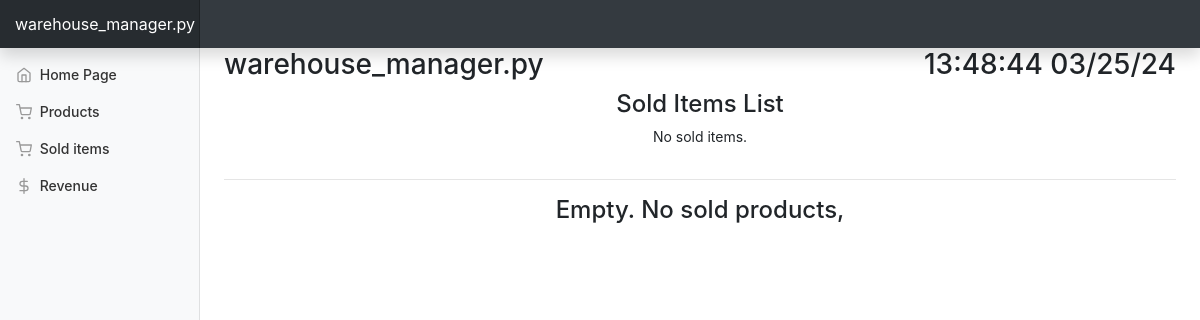
The page /sold on the database as committed earlier.
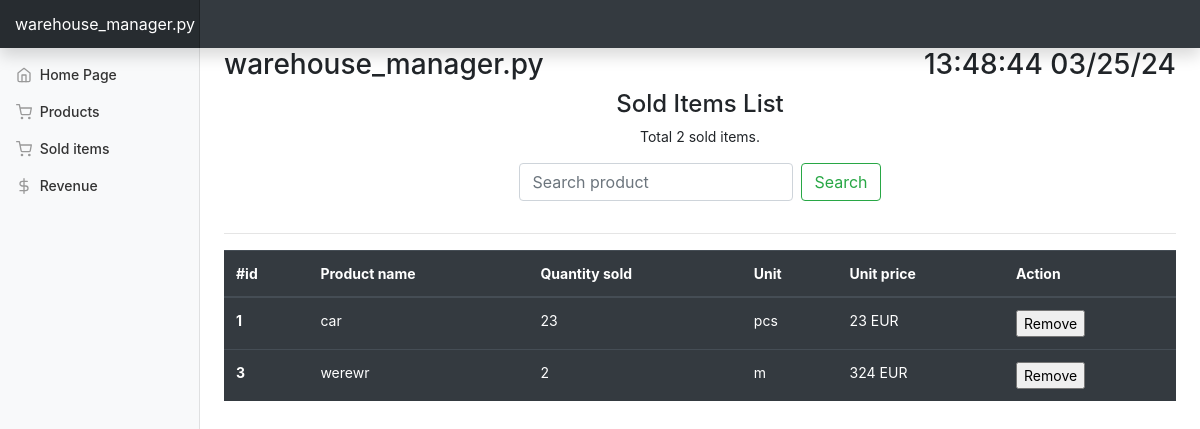
The same page on the database as committed later.
### app/models.py (models this page shows, shortened)
class Item(db.Model):
    id = db.Column(db.Integer, primary_key=True)
    name = db.Column(db.String(100), index=True, unique=True)
    quantity_in_stock = db.Column(db.Integer, index=True)
    quantity_sold = db.Column(db.Integer, index=True)
    unit = db.Column(db.String(100), index=True)
    unit_price = db.Column(db.Integer, index=True)

### app/routes.py (the view)
@app.route('/sold', methods=["GET",])
def sold_list():
    global prev_path
    prev_path = request.path
    search_query = request.args.get('search')
    if search_query:
        items = Item.query.filter(Item.name.ilike(f"%{search_query}%"), Item.quantity_sold > 0).all()
        items_found_count = len(items)
        items_count = len(Item.query.filter(Item.quantity_sold > 0).all())
    else:
        items = Item.query.filter(Item.quantity_sold > 0).all()
        items_count = len(items)
        items_found_count = None
    sorted_items = sorted([item if item.quantity_in_stock > 0 else None for item in items], key=lambda item: item.id)
    return render_template('sold_items_list.html',
                           date_and_time=get_current_time_and_date(),
                           items=sorted_items,
                           items_found_count=items_found_count,
                           items_count=items_count,
                           search_query=search_query if search_query else None
                           )

### app/utils.py (called while the page is built)
def get_current_time_and_date():
    date_and_time = datetime.datetime.now()
    return date_and_time.strftime("%X %x")

### app/templates/sold_items_list.html (shortened to what this page needs)
{% extends "base.html" %}
{% block content %}
<div>
  <div class="w-100 d-flex flex-column justify-content-center align-items-center">
    <h4>Sold Items List</h4>
    <p>{% if items_count == 0 %} No sold items.
      {%  elif items_count == 1 %} {{ items_count}} sold item.
      {%  else %} Total {{ items_count}} sold items.
      {% endif %}
    </p>
    {% if items %}
    <form class="form-inline mb-3" action="/sold" method="GET">
      <input class="form-control mr-sm-2" type="text" value="{% if search_query %}{{ search_query }}{% endif %}" placeholder="Search product" aria-label="Search product" name="search">
      <button class="btn btn-outline-success" type="submit">Search</button>
    </form>
    {% endif %}
  </div>
  <hr>
  <div class="table-responsive">
    {% if items %}
    <table class="table table-dark">
      <thead>
        <tr>
          <th scope="col">#id</th>
          <th scope="col">Product name</th>
          <th scope="col">Quantity sold</th>
          <th scope="col">Unit</th>
          <th scope="col">Unit price</th>
          <th scope="col">Action</th>
        </tr>
      </thead>
      <tbody>
        {% for item in items %}
          <tr>
            <th scope="row">{{ item.id }}</th>
            <td>{{ item.name }}</td>
            <td>{{ item.quantity_sold }}</td>
            <td>{{ item.unit }}</td>
            <td>{{ item.unit_price }} EUR</td>
            <td>
              <form method="POST" action="/remove/{{ item.name }}">
                <input type="submit" value="Remove">
              </form>
            </td>
          </tr>
          {% endfor %}
      </tbody>
    </table>
    {% else %}
    <div class="w-100 d-flex flex-column justify-content-center align-items-center">
      <h4>Empty. No sold products,</h4>
    </div>
  {% endif %}
  </div>
</div>
{% endblock %}

Rows that differ between the two databases and show on the page:
added Item: id "1", name "car", quantity_sold "23", unit "pcs", unit_price "23"
added Item: id "3", name "werewr", quantity_sold "2", unit "m", unit_price "324"
Other text that changed with them:
{{ items_count }}: (not shown) → "2"
text no longer shown: "No sold items. Empty. No sold products,"
text now shown: "Total sold items. Search #id Product name Quantity sold Unit Unit price Action"
